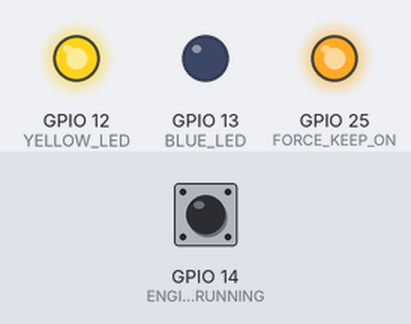
Bench run of a sketch on a simulated ESP32. Shown: output pins drawn as LEDs (lit = HIGH). The inputs (shaded band) are chosen by the test bench; at power-on: GPIO 14 (ENGINE_ISRUNNING) HIGH.

Above: at 1.2 s.
1.3 s: GPIO 14 (ENGINE_ISRUNNING) pulled LOW for 0.15 s
At 1.4 s:
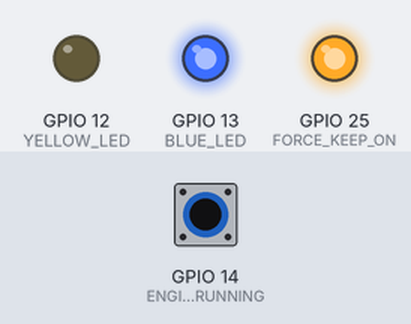
3.0 s: GPIO 14 (ENGINE_ISRUNNING) pulled LOW for 1 s
At 4.3 s:
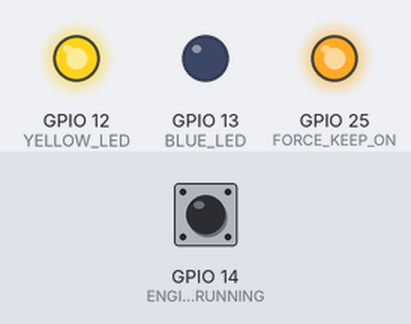
5.5 s: GPIO 14 (ENGINE_ISRUNNING) pulled LOW for 3.2 s
At 6.6 s:
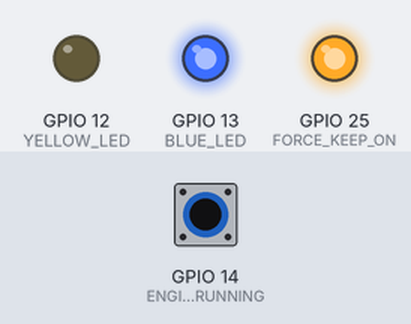
Timing chart, 0 to 10.2 s (numbered marks = the images above; inputs shaded):
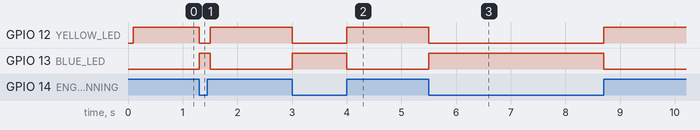

The sketch:

board_v2.1.ino
```cpp
// Board >= v2.1

#define BLUE_LED            13  // GPIO13
#define YELLOW_LED          12  // GPIO12
#define FORCE_KEEP_ON       25  // GPIO25
#define ENGINE_ISRUNNING    14  // GPIO14
#define SECONDS_TO_STAY_ON   5


void setup() {
  pinMode(BLUE_LED, OUTPUT);
  pinMode(YELLOW_LED, OUTPUT);

  pinMode(FORCE_KEEP_ON, OUTPUT);
  digitalWrite(FORCE_KEEP_ON, HIGH);

  pinMode(ENGINE_ISRUNNING, INPUT_PULLUP);
}


// -----------------------------------------------------------------------------------

void loop() {

  shutdowncounter();
  delay(100);
  digitalWrite(YELLOW_LED, digitalRead(ENGINE_ISRUNNING));

}


void shutdowncounter(void) {
  static unsigned long timestamp;
  static bool countdown = false;
  unsigned long now = millis();

  if( !digitalRead(ENGINE_ISRUNNING) ) {
    if ( countdown == false ) {
      countdown = true;
      timestamp = now;
      digitalWrite(BLUE_LED, HIGH);
     }
  }
  else {
    countdown = false;
    digitalWrite(BLUE_LED, LOW);
  }
  if ( countdown  &&  now - timestamp >= SECONDS_TO_STAY_ON * 1000 ) {
    digitalWrite(FORCE_KEEP_ON, LOW);
  }
}
```

Measured:
- after the input at 1.3 s, GPIO 12 (YELLOW_LED): HIGH → LOW at once, → HIGH 0.20 s later; GPIO 13 (BLUE_LED): LOW → HIGH at once, → LOW 0.20 s later
- after the input at 3.0 s, GPIO 12 (YELLOW_LED): HIGH → LOW at once, → HIGH 1.0 s later; GPIO 13 (BLUE_LED): LOW → HIGH at once, → LOW 1.0 s later
- after the input at 5.5 s, GPIO 12 (YELLOW_LED): HIGH → LOW at once, → HIGH 3.2 s later; GPIO 13 (BLUE_LED): LOW → HIGH at once, → LOW 3.2 s later
